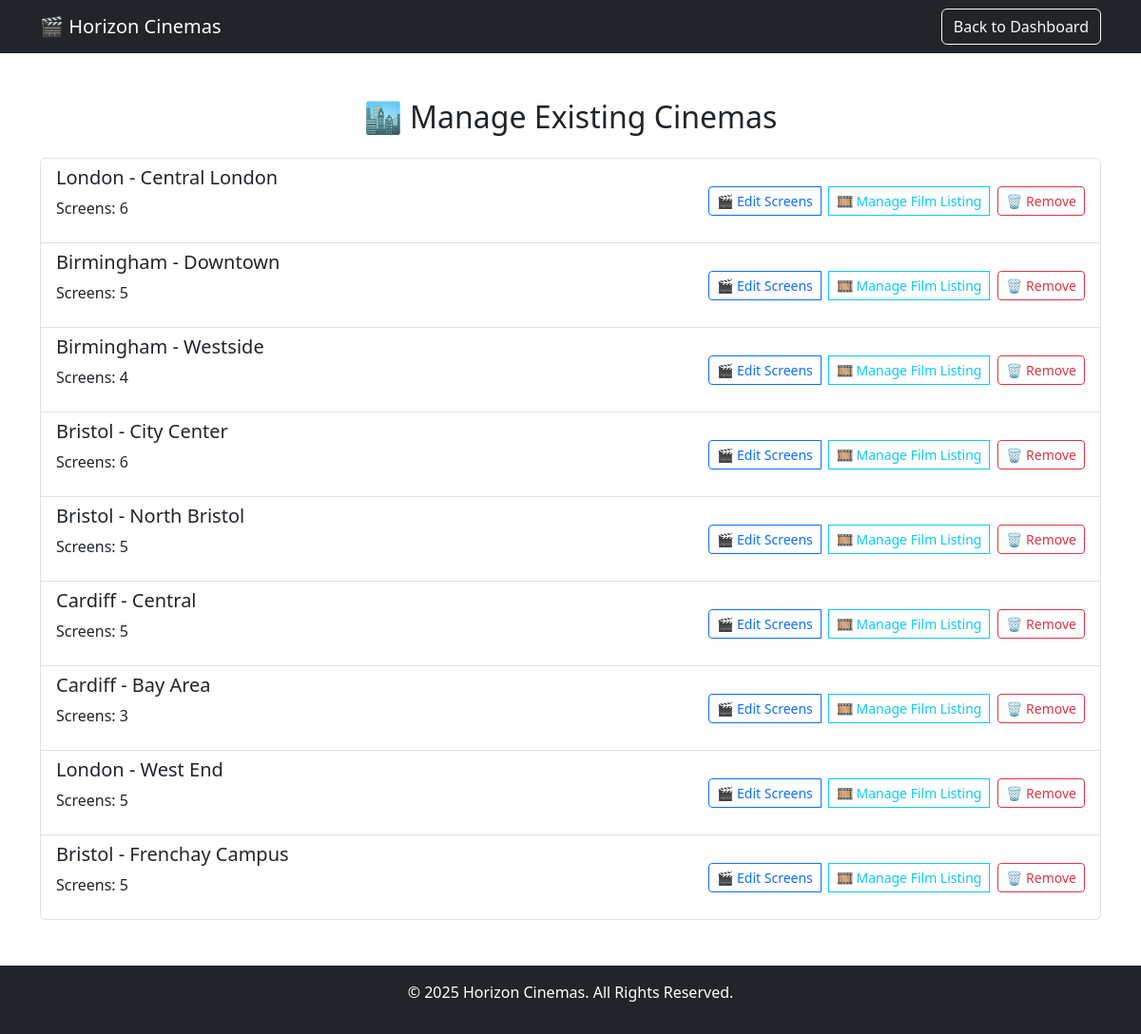
The page /manage_cinemas (signed in) on the database its author committed.
### tables this page shows
CREATE TABLE cinemas (
            id INTEGER PRIMARY KEY AUTOINCREMENT,
            city TEXT NOT NULL,
            location TEXT NOT NULL,
            num_of_screens INTEGER NOT NULL
        );

### blueprints/manager_routes.py (the view)
@manager_routes.route('/manage_cinemas', methods=['GET'])
@jwt_required()
def manage_cinemas():
    user_id = get_jwt_identity()
    with get_db_connection() as conn:
        cursor = conn.cursor()
        cursor.execute("SELECT role FROM users WHERE id = ?", (user_id,))
        user = cursor.fetchone()
        if not user or user["role"] not in ["admin", "manager"]:
            flash("❌ Unauthorized access!", "danger")
            return redirect(url_for("home"))
        cursor.execute("""
            SELECT c.id, c.city, c.location, COUNT(s.id) AS num_of_screens
            FROM cinemas c
            LEFT JOIN screens s ON c.id = s.cinema_id
            GROUP BY c.id
        """)
        cinemas = cursor.fetchall()
    return render_template("manage_cinemas.html", cinemas=cinemas)

### database/database_setup.py (called while the page is built)
def get_db_connection():
    print("✅ get_db_connection() called")
    print("📍 USING DB: /Users/foyezahammed/Desktop/SDGP-1/database/horizon_cinemas.db")
    conn = sqlite3.connect("/Users/foyezahammed/Desktop/SDGP-1/database/horizon_cinemas.db")
    conn.row_factory = sqlite3.Row
    return conn

### templates/manage_cinemas.html (shortened to what this page needs)
<!DOCTYPE html>
<html lang="en">
<head>
    <link rel="stylesheet" href="{{ url_for('static', filename='style.css') }}">
    <link rel="stylesheet" href="https://cdn.jsdelivr.net/npm/bootstrap@5.3.0/dist/css/bootstrap.min.css">
</head>
<body>
<nav class="navbar navbar-dark bg-dark">
  <div class="container">
    <a class="navbar-brand" href="/">🎬 Horizon Cinemas</a>
    <a href="/manager_dashboard" class="btn btn-outline-light">Back to Dashboard</a>
  </div>
</nav>
<div class="container mt-5">
  <h2 class="text-center mb-4">🏙️ Manage Existing Cinemas</h2>
  <div class="list-group">
    {% for cinema in cinemas %}
      <div class="list-group-item">
        <div class="cinema-actions">
          <div>
            <h5>{{ cinema.city }} - {{ cinema.location }}</h5>
            <p>Screens: {{ cinema.num_of_screens }}</p>
          </div>
          <div class="btn-group">
            <a href="/edit_screens/{{ cinema.id }}" class="btn btn-outline-primary btn-sm">🎬 Edit Screens</a>
            <a href="{{ url_for('admin.manage_film', cinema_id=cinema.id) }}" class="btn btn-outline-info btn-sm">🎞️ Manage Film Listing</a>
            <form method="POST" action="/delete_cinema/{{ cinema.id }}" onsubmit="return confirm('Are you sure you want to delete this cinema?');">
              <button type="submit" class="btn btn-outline-danger btn-sm">🗑️ Remove</button>
            </form>
          </div>
        </div>
      </div>
    {% endfor %}
  </div>
</div>
<footer class="text-center bg-dark text-white py-3 mt-5">
  <p>© 2025 Horizon Cinemas. All Rights Reserved.</p>
</footer>
</body>
</html>

### static/style.css (style rules this page uses)
body { font-family: Arial, sans-serif; background-color: #f5f5f5; margin: 0; padding: 0; }

### templates/manage_cinemas.html (style rules this page uses)
.cinema-actions { display: flex; justify-content: space-between; align-items: center; }
.btn-group { display: flex; gap: 0.5rem; }

### rows shown on the page
cinemas: city "London", location "Central London", num_of_screens "6"
cinemas: city "Birmingham", location "Downtown", num_of_screens "5"
cinemas: city "Birmingham", location "Westside", num_of_screens "4"
cinemas: city "Bristol", location "City Center", num_of_screens "6"
cinemas: city "Bristol", location "North Bristol", num_of_screens "5"
cinemas: city "Cardiff", location "Central", num_of_screens "5"
cinemas: city "Cardiff", location "Bay Area", num_of_screens "3"
cinemas: city "London", location "West End", num_of_screens "5"
cinemas: city "Bristol", location "Frenchay Campus", num_of_screens "5"
